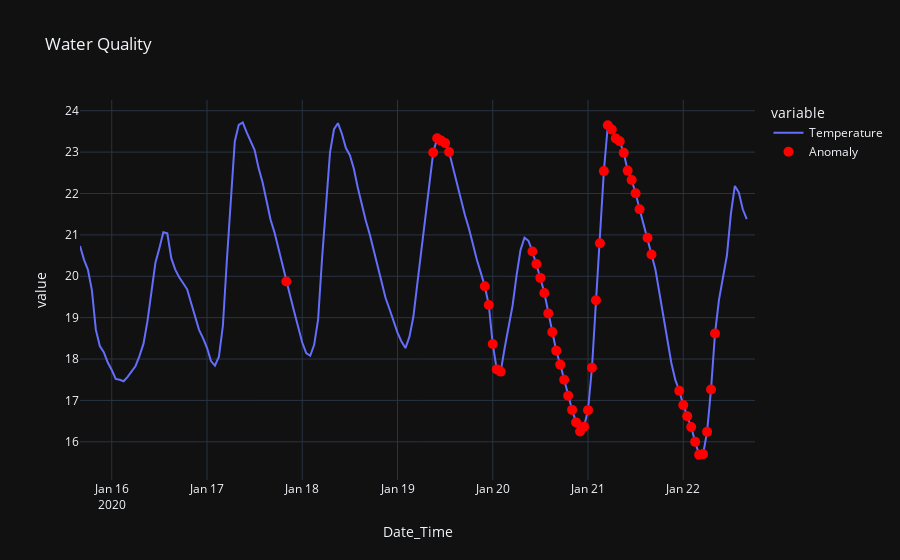
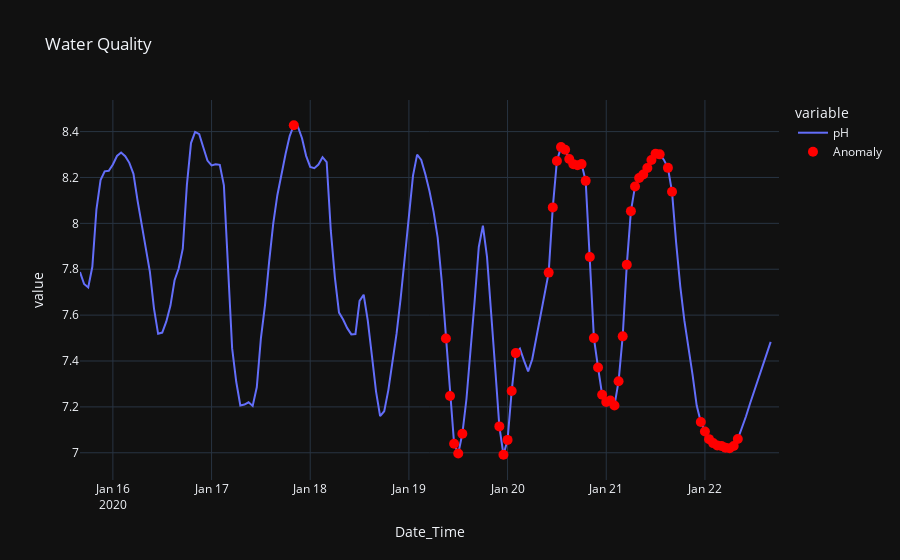
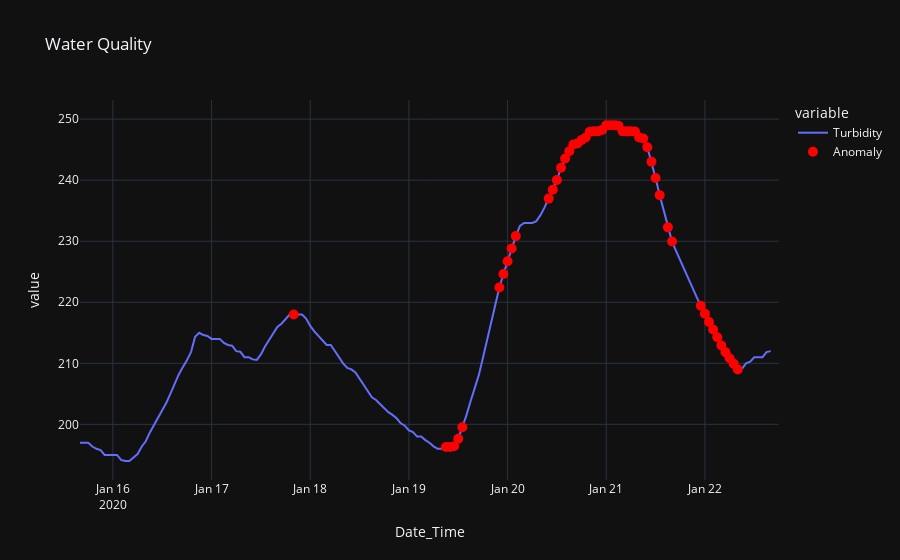

The notebook cell saved with these charts, in order:
### Code cell
for head in headers:
    plot_anomalies(plotData, head)

### Figure 1 — Plotly figure (JSON) as saved in the notebook; plotly's stock layout.template omitted (floating-point values rounded to 4 significant figures; data arrays with more than 128 entries replaced by an {"elided": "..."} marker saying what was removed)
{"data": [{"hovertemplate": "variable=Temperature<br>Date_Time=%{x}<br>value=%{y}<extra></extra>", "legendgroup": "Temperature", "line": {"color": "#636efa", "dash": "solid"}, "marker": {"symbol": "circle"}, "mode": "lines", "name": "Temperature", "orientation": "v", "showlegend": true, "type": "scatter", "x": {"elided": "169 str values"}, "xaxis": "x", "y": {"elided": "169 float values"}, "yaxis": "y"}, {"marker": {"color": "red", "size": 10}, "mode": "markers", "name": "Anomaly", "type": "scatter", "x": ["2020-01-17T20:00:00", "2020-01-19T09:00:00", "2020-01-19T10:00:00", "2020-01-19T11:00:00", "2020-01-19T12:00:00", "2020-01-19T13:00:00", "2020-01-19T22:00:00", "2020-01-19T23:00:00", "2020-01-20T00:00:00", "2020-01-20T01:00:00", "2020-01-20T02:00:00", "2020-01-20T10:00:00", "2020-01-20T11:00:00", "2020-01-20T12:00:00", "2020-01-20T13:00:00", "2020-01-20T14:00:00", "2020-01-20T15:00:00", "2020-01-20T16:00:00", "2020-01-20T17:00:00", "2020-01-20T18:00:00", "2020-01-20T19:00:00", "2020-01-20T20:00:00", "2020-01-20T21:00:00", "2020-01-20T22:00:00", "2020-01-20T23:00:00", "2020-01-21T00:00:00", "2020-01-21T01:00:00", "2020-01-21T02:00:00", "2020-01-21T03:00:00", "2020-01-21T04:00:00", "2020-01-21T05:00:00", "2020-01-21T06:00:00", "2020-01-21T07:00:00", "2020-01-21T08:00:00", "2020-01-21T09:00:00", "2020-01-21T10:00:00", "2020-01-21T11:00:00", "2020-01-21T12:00:00", "2020-01-21T13:00:00", "2020-01-21T15:00:00", "2020-01-21T16:00:00", "2020-01-21T23:00:00", "2020-01-22T00:00:00", "2020-01-22T01:00:00", "2020-01-22T02:00:00", "2020-01-22T03:00:00", "2020-01-22T04:00:00", "2020-01-22T05:00:00", "2020-01-22T06:00:00", "2020-01-22T07:00:00", "2020-01-22T08:00:00"], "y": [19.88, 22.99, 23.33, 23.28, 23.22, 23.0, 19.76, 19.31, 18.36, 17.75, 17.7, 20.6, 20.3, 19.96, 19.6, 19.1, 18.65, 18.2, 17.87, 17.5, 17.11, 16.77, 16.47, 16.25, 16.37, 16.76, 17.79, 19.42, 20.8, 22.54, 23.65, 23.54, 23.33, 23.26, 22.98, 22.55, 22.32, 22.01, 21.62, 20.93, 20.52, 17.23, 16.89, 16.62, 16.36, 16.0, 15.69, 15.7, 16.24, 17.27, 18.62]}], "layout": {"legend": {"title": {"text": "variable"}, "tracegroupgap": 0}, "title": {"text": "Water Quality"}, "xaxis": {"anchor": "y", "domain": [0, 1], "title": {"text": "Date_Time"}}, "yaxis": {"anchor": "x", "domain": [0, 1], "title": {"text": "value"}}}}

### Figure 2 — Plotly figure (JSON) as saved in the notebook; plotly's stock layout.template omitted (floating-point values rounded to 4 significant figures; data arrays with more than 128 entries replaced by an {"elided": "..."} marker saying what was removed)
{"data": [{"hovertemplate": "variable=pH<br>Date_Time=%{x}<br>value=%{y}<extra></extra>", "legendgroup": "pH", "line": {"color": "#636efa", "dash": "solid"}, "marker": {"symbol": "circle"}, "mode": "lines", "name": "pH", "orientation": "v", "showlegend": true, "type": "scatter", "x": {"elided": "169 str values"}, "xaxis": "x", "y": {"elided": "169 float values"}, "yaxis": "y"}, {"marker": {"color": "red", "size": 10}, "mode": "markers", "name": "Anomaly", "type": "scatter", "x": ["2020-01-17T20:00:00", "2020-01-19T09:00:00", "2020-01-19T10:00:00", "2020-01-19T11:00:00", "2020-01-19T12:00:00", "2020-01-19T13:00:00", "2020-01-19T22:00:00", "2020-01-19T23:00:00", "2020-01-20T00:00:00", "2020-01-20T01:00:00", "2020-01-20T02:00:00", "2020-01-20T10:00:00", "2020-01-20T11:00:00", "2020-01-20T12:00:00", "2020-01-20T13:00:00", "2020-01-20T14:00:00", "2020-01-20T15:00:00", "2020-01-20T16:00:00", "2020-01-20T17:00:00", "2020-01-20T18:00:00", "2020-01-20T19:00:00", "2020-01-20T20:00:00", "2020-01-20T21:00:00", "2020-01-20T22:00:00", "2020-01-20T23:00:00", "2020-01-21T00:00:00", "2020-01-21T01:00:00", "2020-01-21T02:00:00", "2020-01-21T03:00:00", "2020-01-21T04:00:00", "2020-01-21T05:00:00", "2020-01-21T06:00:00", "2020-01-21T07:00:00", "2020-01-21T08:00:00", "2020-01-21T09:00:00", "2020-01-21T10:00:00", "2020-01-21T11:00:00", "2020-01-21T12:00:00", "2020-01-21T13:00:00", "2020-01-21T15:00:00", "2020-01-21T16:00:00", "2020-01-21T23:00:00", "2020-01-22T00:00:00", "2020-01-22T01:00:00", "2020-01-22T02:00:00", "2020-01-22T03:00:00", "2020-01-22T04:00:00", "2020-01-22T05:00:00", "2020-01-22T06:00:00", "2020-01-22T07:00:00", "2020-01-22T08:00:00"], "y": [8.428, 7.498, 7.247, 7.039, 6.997, 7.083, 7.115, 6.991, 7.056, 7.269, 7.434, 7.785, 8.07, 8.272, 8.332, 8.321, 8.28, 8.258, 8.253, 8.258, 8.185, 7.854, 7.5, 7.372, 7.253, 7.222, 7.228, 7.206, 7.312, 7.507, 7.819, 8.053, 8.161, 8.198, 8.213, 8.241, 8.276, 8.304, 8.301, 8.242, 8.138, 7.134, 7.093, 7.059, 7.042, 7.031, 7.03, 7.022, 7.02, 7.03, 7.06]}], "layout": {"legend": {"title": {"text": "variable"}, "tracegroupgap": 0}, "title": {"text": "Water Quality"}, "xaxis": {"anchor": "y", "domain": [0, 1], "title": {"text": "Date_Time"}}, "yaxis": {"anchor": "x", "domain": [0, 1], "title": {"text": "value"}}}}

### Figure 3 — Plotly figure (JSON) as saved in the notebook; plotly's stock layout.template omitted (floating-point values rounded to 4 significant figures; data arrays with more than 128 entries replaced by an {"elided": "..."} marker saying what was removed)
{"data": [{"hovertemplate": "variable=Turbidity<br>Date_Time=%{x}<br>value=%{y}<extra></extra>", "legendgroup": "Turbidity", "line": {"color": "#636efa", "dash": "solid"}, "marker": {"symbol": "circle"}, "mode": "lines", "name": "Turbidity", "orientation": "v", "showlegend": true, "type": "scatter", "x": {"elided": "169 str values"}, "xaxis": "x", "y": {"elided": "169 float values"}, "yaxis": "y"}, {"marker": {"color": "red", "size": 10}, "mode": "markers", "name": "Anomaly", "type": "scatter", "x": ["2020-01-17T20:00:00", "2020-01-19T09:00:00", "2020-01-19T10:00:00", "2020-01-19T11:00:00", "2020-01-19T12:00:00", "2020-01-19T13:00:00", "2020-01-19T22:00:00", "2020-01-19T23:00:00", "2020-01-20T00:00:00", "2020-01-20T01:00:00", "2020-01-20T02:00:00", "2020-01-20T10:00:00", "2020-01-20T11:00:00", "2020-01-20T12:00:00", "2020-01-20T13:00:00", "2020-01-20T14:00:00", "2020-01-20T15:00:00", "2020-01-20T16:00:00", "2020-01-20T17:00:00", "2020-01-20T18:00:00", "2020-01-20T19:00:00", "2020-01-20T20:00:00", "2020-01-20T21:00:00", "2020-01-20T22:00:00", "2020-01-20T23:00:00", "2020-01-21T00:00:00", "2020-01-21T01:00:00", "2020-01-21T02:00:00", "2020-01-21T03:00:00", "2020-01-21T04:00:00", "2020-01-21T05:00:00", "2020-01-21T06:00:00", "2020-01-21T07:00:00", "2020-01-21T08:00:00", "2020-01-21T09:00:00", "2020-01-21T10:00:00", "2020-01-21T11:00:00", "2020-01-21T12:00:00", "2020-01-21T13:00:00", "2020-01-21T15:00:00", "2020-01-21T16:00:00", "2020-01-21T23:00:00", "2020-01-22T00:00:00", "2020-01-22T01:00:00", "2020-01-22T02:00:00", "2020-01-22T03:00:00", "2020-01-22T04:00:00", "2020-01-22T05:00:00", "2020-01-22T06:00:00", "2020-01-22T07:00:00", "2020-01-22T08:00:00"], "y": [218, 196.3, 196.3, 196.4, 197.6, 199.5, 222.4, 224.6, 226.7, 228.8, 230.8, 237.0, 238.5, 240.0, 242.0, 243.6, 244.8, 245.9, 246, 246.6, 247, 247.9, 248, 248, 248.2, 249, 249, 249, 248.9, 248, 248, 248, 248.0, 247, 246.8, 245.4, 243.0, 240.3, 237.6, 232.3, 229.9, 219.4, 218.1, 216.8, 215.5, 214.3, 212.9, 211.8, 210.8, 209.9, 209]}], "layout": {"legend": {"title": {"text": "variable"}, "tracegroupgap": 0}, "title": {"text": "Water Quality"}, "xaxis": {"anchor": "y", "domain": [0, 1], "title": {"text": "Date_Time"}}, "yaxis": {"anchor": "x", "domain": [0, 1], "title": {"text": "value"}}}}
